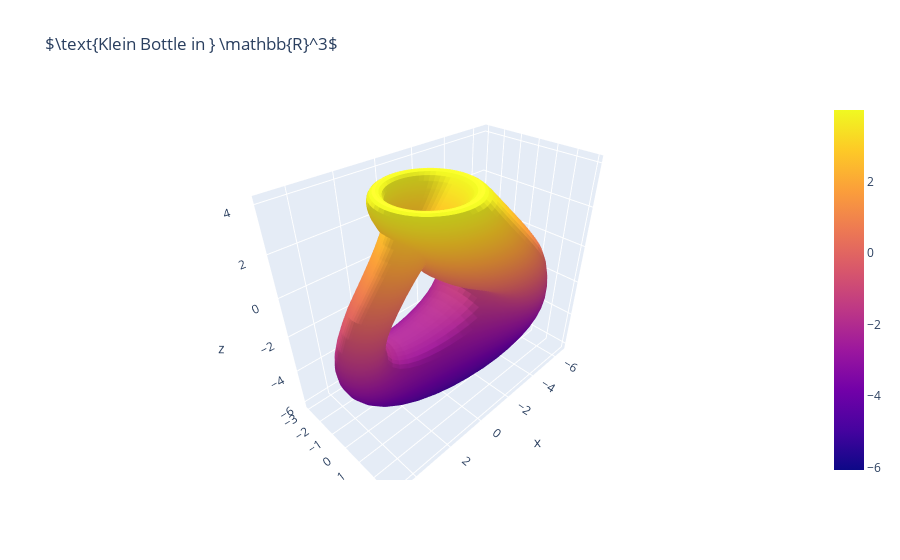

The notebook cell this image was saved under:
### Markdown cell above
### Plotly
If a cell has Plotly output, that output will be displayed in the side panel. Unlike matplotlib, this allows interactivity. There are a couple differences from the `matplotlib` renderer to know about:
- Plotly cells aren't re-run by Constellate: the output data from the cell itself is used.[^1] This means that `setup_plotly` cells have no effect, and unlike `matplotlib` you cannot customize the output using `IS_DARK` or the named colors. You also have to run the cell in order for Constellate to see the output.
- Dark mode compatibility is achieved by modifying the plotly template used to render the figure. This may overwrite some of your own styling: a fix for this is currently being considered.

To demonstrate, here's a 3D visual that benefits tremendously from the ability to rotate the camera.

[^1]: The reason for this is that Plotly has no concept of the current figure in the way that Matplotlib does, so Constellate wouldn't know what figure to render if it re-ran the cell. A technical workaround for this is in progress.

### Code cell
import plotly.graph_objects as go

# equations credit to https://mathcurve.com/surfaces.gb/klein/klein.shtml
a = 3
b = 4
c = 2
def r(u):
    return c * (1 - 0.5 * np.cos(u))

# I change the z and y axes and flip the z axis so the bottle is oriented the nicest
Nd = 50
uu, vv = np.meshgrid(np.linspace(0, 2 * np.pi, Nd), np.linspace(0, 2 * np.pi, Nd))

xx = np.where(uu < np.pi, np.cos(uu) * (a * (1 + np.sin(uu)) + r(uu) * np.cos(vv)), a * (1 + np.sin(uu)) * np.cos(uu) - r(uu) * np.cos(vv))
zz = -np.where(uu < np.pi, np.sin(uu) * (b + r(uu) * np.cos(vv)), b * np.sin(uu))
yy = np.where(uu < np.pi, r(uu) * np.sin(vv), r(uu) * np.sin(vv))

fig = go.Figure(data=[
    go.Surface(x=xx, y=yy, z=zz, autocolorscale=False)
])
fig.update_layout(title_text=r'$\text{Klein Bottle in } \mathbb{R}^3$')
fig.show()

### Figure 1 — Plotly figure (JSON) as saved in the notebook; plotly's stock layout.template omitted (floating-point values rounded to 4 significant figures; data arrays with more than 128 entries replaced by an {"elided": "..."} marker saying what was removed)
{"data": [{"autocolorscale": false, "type": "surface", "x": {"elided": "50x50 float values"}, "y": {"elided": "50x50 float values"}, "z": {"elided": "50x50 float values"}}], "layout": {"title": {"text": "$\\text{Klein Bottle in } \\mathbb{R}^3$"}}}
